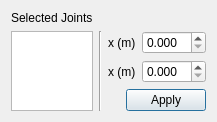
<?xml version="1.0" encoding="UTF-8"?>
<ui version="4.0">
 <class>EditJointsDialog</class>
 <widget class="QDialog" name="EditJointsDialog">
  <property name="geometry">
   <rect>
    <x>0</x>
    <y>0</y>
    <width>197</width>
    <height>117</height>
   </rect>
  </property>
  <property name="windowTitle">
   <string>Edit Joints</string>
  </property>
  <layout class="QGridLayout" name="gridLayout">
   <item row="0" column="0">
    <widget class="QLabel" name="selectedJointsLabel">
     <property name="sizePolicy">
      <sizepolicy hsizetype="Preferred" vsizetype="Maximum">
       <horstretch>0</horstretch>
       <verstretch>0</verstretch>
      </sizepolicy>
     </property>
     <property name="text">
      <string>Selected Joints</string>
     </property>
    </widget>
   </item>
   <item row="1" column="0" rowspan="2">
    <widget class="QTextEdit" name="selectedJointsTextEdit">
     <property name="undoRedoEnabled">
      <bool>false</bool>
     </property>
     <property name="readOnly">
      <bool>true</bool>
     </property>
     <property name="acceptRichText">
      <bool>false</bool>
     </property>
    </widget>
   </item>
   <item row="1" column="1" rowspan="2">
    <widget class="Line" name="line">
     <property name="orientation">
      <enum>Qt::Vertical</enum>
     </property>
    </widget>
   </item>
   <item row="1" column="2">
    <layout class="QFormLayout" name="formLayout">
     <item row="0" column="0">
      <widget class="QLabel" name="editJointsDeltaXLabel">
       <property name="text">
        <string>x (m)</string>
       </property>
      </widget>
     </item>
     <item row="0" column="1">
      <widget class="QDoubleSpinBox" name="editJointsDeltaXDoubleSpinBox">
       <property name="decimals">
        <number>3</number>
       </property>
      </widget>
     </item>
     <item row="1" column="0">
      <widget class="QLabel" name="editJointsDeltaYLabel">
       <property name="text">
        <string>x (m)</string>
       </property>
      </widget>
     </item>
     <item row="1" column="1">
      <widget class="QDoubleSpinBox" name="editJointsDeltaYDoubleSpinBox">
       <property name="decimals">
        <number>3</number>
       </property>
      </widget>
     </item>
    </layout>
   </item>
   <item row="2" column="2">
    <layout class="QHBoxLayout" name="horizontalLayout">
     <item>
      <spacer name="horizontalSpacer">
       <property name="orientation">
        <enum>Qt::Horizontal</enum>
       </property>
       <property name="sizeHint" stdset="0">
        <size>
         <width>40</width>
         <height>20</height>
        </size>
       </property>
      </spacer>
     </item>
     <item>
      <widget class="QPushButton" name="editJointsPushButton">
       <property name="text">
        <string>Apply</string>
       </property>
       <property name="icon">
        <iconset resource="../../rsc.qrc">
         <normaloff>:/icons/dialog-ok-apply.png</normaloff>:/icons/dialog-ok-apply.png</iconset>
       </property>
      </widget>
     </item>
    </layout>
   </item>
  </layout>
 </widget>
 <resources>
  <include location="../../rsc.qrc"/>
 </resources>
 <connections/>
</ui>
